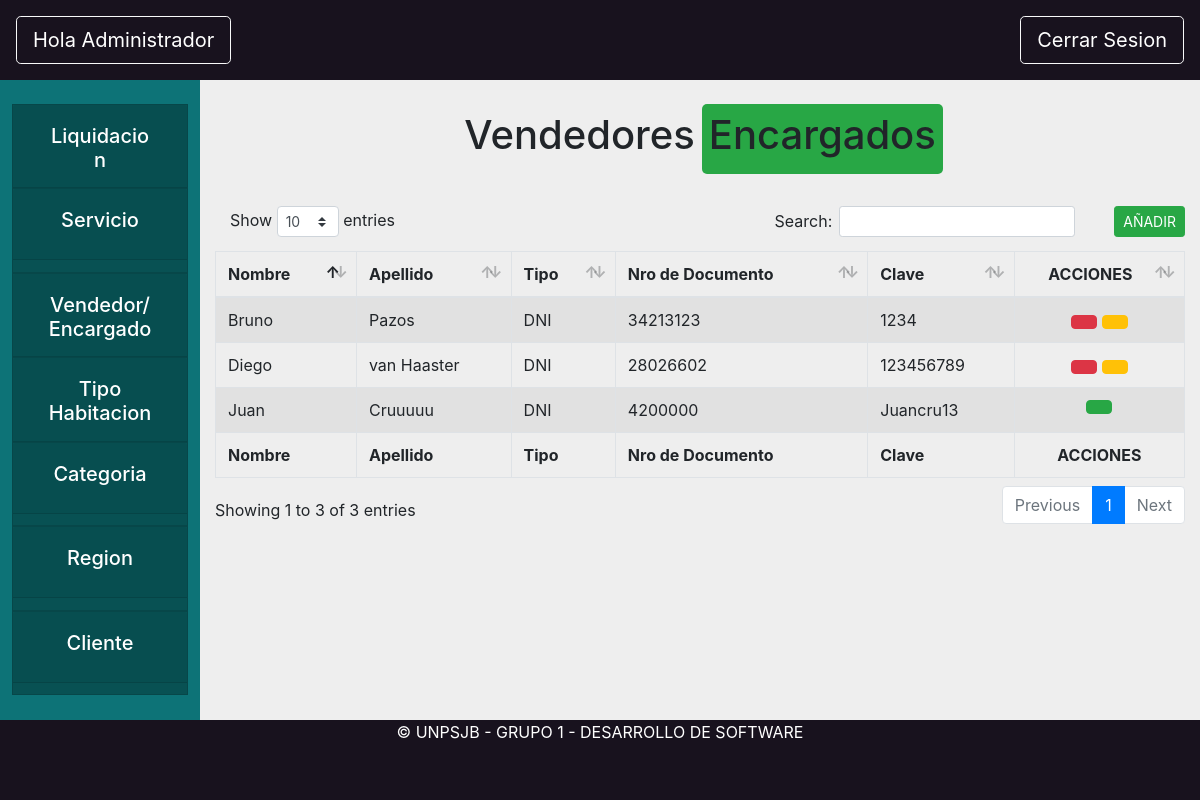
The app's page /core/vendedor, older data.
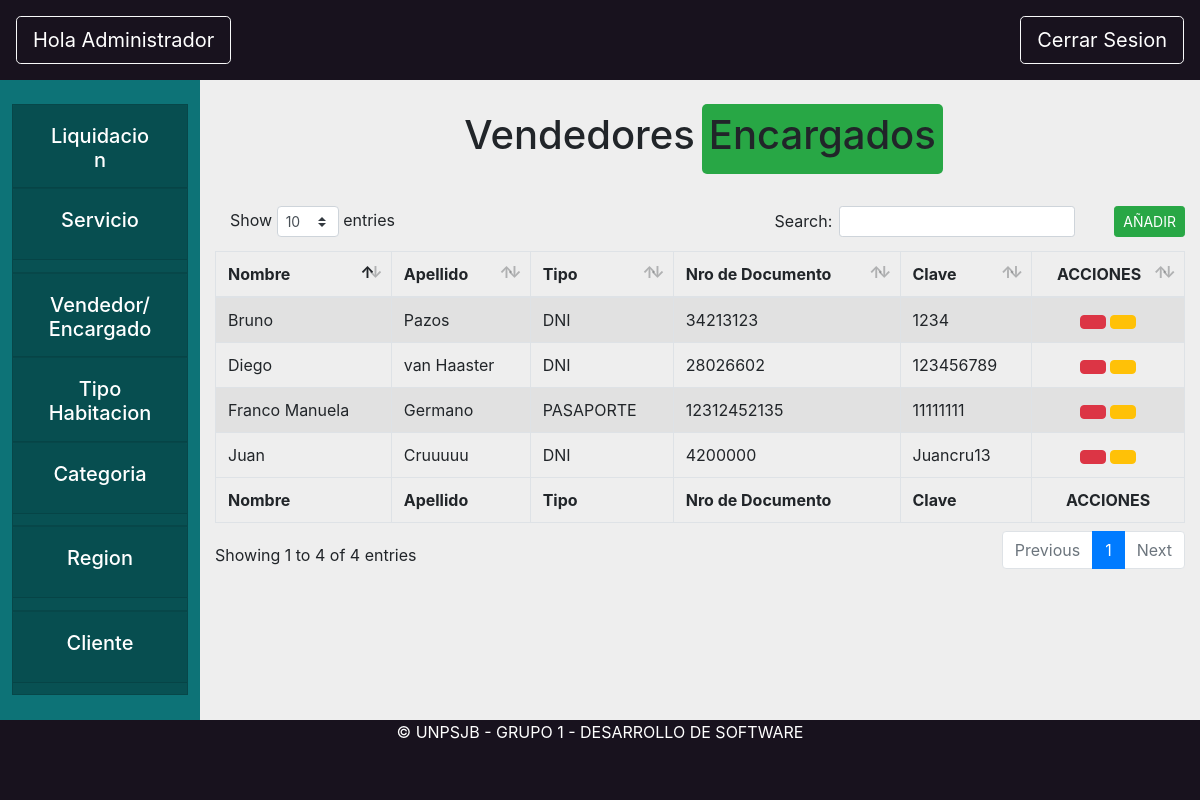
The same page, newer data.
### core/models.py (models this page shows, shortened)
class Rol(models.Model):
    TIPO = 0
    TIPOS = [
        (0, "rol")
    ]
    persona = models.ForeignKey(Persona, related_name="roles", on_delete=models.CASCADE)
    tipo = models.PositiveSmallIntegerField(choices=TIPOS)

class Encargado(Rol):
    TIPO = 1
    bajaEncargado = models.BooleanField(default=False)
    clave = models.CharField(max_length=10, default="")

class Rol(models.Model):
    TIPO = 0
    TIPOS = [
        (0, "rol")
    ]
    persona = models.ForeignKey(Persona, related_name="roles", on_delete=models.CASCADE)
    tipo = models.PositiveSmallIntegerField(choices=TIPOS)

class Persona(models.Model):
    DNI = 0
    PASAPORTE = 1
    LIBRETA = 2
    TIPOS_DOCUMENTO = (
        (DNI, "DNI"),
        (PASAPORTE, "PASAPORTE"),
        (LIBRETA, "LIBRETA")
    )
    objects = PersonaManager.from_queryset(PersonaQuerySet)()
    tipo_documento = models.PositiveSmallIntegerField(choices=TIPOS_DOCUMENTO)
    documento = models.CharField(max_length=13)
    nombre = models.CharField(max_length=200)
    apellido = models.CharField(max_length=200)
    usuario = models.OneToOneField(User, null=True, blank=True, on_delete=models.SET_NULL)

### core/views.py (the view)
# urls.py: path('vendedor', views.vendedor, name='opcionVendedor'),
def vendedor(request):
    colVendedores=Vendedor.objects.all()
    colEncargados=Encargado.objects.all()
    return render(request, "core/vendedor.html",{"colVendedores": colVendedores, "colEncargados": colEncargados})

### core/templates/core/vendedor.html (shortened to what this page needs)
{% extends 'base/base_administrador.html'%}
{% load static %}
{% block content %}
<div class="switch-toggle switch-3 switch-candy sm row justify-content-center my-4">
    <label for="vendedor" onclick="">
        <h1>Vendedores</h1>
    </label>
    <label for="encargado" onclick="">
        <h1>Encargados</h1>
    </label>
</div>
<div class="formularioRegion" id="vistaEncargados">
    <table id="example2" class="table table-striped table-bordered" style="width:100%">
        <thead>
            <tr>
                <button type="button" class="btn btn-success ml-4 float-right btn-sm" data-toggle="modal"
                    data-target="#crearEncargado"
                    onclick="abrir_modal('{% url 'core:modalCrearEncargado' %}','#crearEncargado');">
                    AÑADIR</button>
                <th>Nombre</th>
                <th>Apellido</th>
                <th>Tipo</th>
                <th>Nro de Documento</th>
                <th>Clave</th>
                <th>
                    <Center>ACCIONES</Center>
                </th>
            </tr>
        </thead>
        <tbody>
            {% for encargado in colEncargados %}
            <tr>
                <td> {{encargado.persona.nombre}}</td>
                <td> {{encargado.persona.apellido}}</td>
                <td> {{encargado.persona.get_tipo_documento_display}}</td>
                <td> {{encargado.persona.documento}}</td>
                <td> {{encargado.clave}}</td>
                <td>
                    <center>
                    {% if encargado.bajaEncargado %}
                        <button type="button" class="btn btn-success" data-toggle="modal"
                               data-target="#reciclarEncargado"
                               onclick="abrir_modal('{% url 'core:modalReciclarEncargado' encargado.pk %}','#reciclarEncargado');"
                               title="Reciclar">
                        </button>
                    {% else %}
                            <button type="button" class="btn btn-danger" data-toggle="modal"
                            data-target="#eliminarEncargado"
                            onclick="abrir_modal('{% url 'core:modalEliminarEncargado' encargado.pk %}','#eliminarEncargado');"
                            title="Eliminar">
                            </button>
                            <button type="button" class="btn btn-warning" data-toggle="modal"
                            data-target="#modificarEncargado"
                            onclick="abrir_modal('{% url 'core:modalModificarEncargado' encargado.pk %}','#modificarEncargado');">
                            </button>
                    {% endif %}
                </center>
                </td>
            </tr>
            {% endfor %}
        </tbody>
        <tfoot>
            <tr>
                <th>Nombre</th>
                <th>Apellido</th>
                <th>Tipo</th>
                <th>Nro de Documento</th>
                <th>Clave</th>
                <th>
                    <Center>ACCIONES</Center>
                </th>
            </tr>
        </tfoot>
    </table>
</div>
{% endblock content %}

Row changes from the older to the newer data that the page shows:
changed Encargado "Juancru13": bajaEncargado True → False (drawn)
added Encargado: persona.nombre "Franco Manuela", persona.apellido "Germano", persona.tipo_documento "PASAPORTE", persona.documento "12312452135", clave "11111111"
Text that changed along with them:
text written by a page script: "Show entries Search: Showing 1 to 3 of 3 entries Previous 1 Next" → "Show entries Search: Showing 1 to 4 of 4 entries Previous 1 Next"
